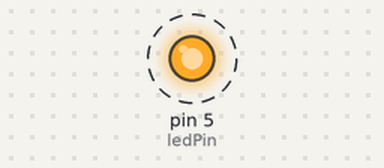
Bench run of a sketch on a simulated Arduino Uno, built with avr-gcc and run on an emulated ATmega328P. On the bench: output pins drawn as LEDs (lit = HIGH). Dashed ring = blinking.

Above: at 0.05 s.
Timing chart, 0 to 3.0 s (numbered marks = the images above):
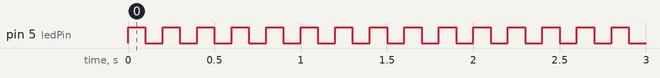

The sketch:

exp_1.ino
```cpp
// 实验: 单 led 闪烁
//
// * Arduino 代码
// * 需要硬件电路配合

// * 设定数字 IO 脚为 5
int ledPin = 5;

// ! 由 setup() 进行初始化
void setup() {
    // * 设定数字 IO 模式
    pinMode(ledPin, OUTPUT);
}

// ! 由 loop() 调用逻辑

void loop() {
    digitalWrite(ledPin, HIGH);// 设定高电平
    delay(100);                // 设定延时，以毫秒为单位
    digitalWrite(ledPin, LOW); // 设定低电平
    delay(100);
}

// TODO Nothing left to do
// FIXME Nothing left to fix
```

Measured:
- by itself, pin 5 (ledPin): alternates HIGH for 0.10 s and LOW for 0.10 s
